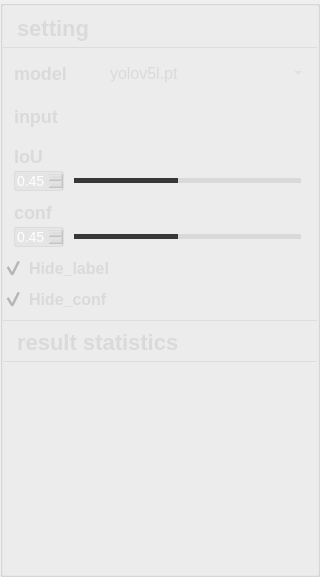
          <widget class="QGroupBox" name="groupBox_8">
           <property name="minimumSize">
            <size>
             <width>320</width>
             <height>0</height>
            </size>
           </property>
           <property name="maximumSize">
            <size>
             <width>320</width>
             <height>16777215</height>
            </size>
           </property>
           <property name="styleSheet">
            <string notr="true">#groupBox_8{
background-color: rgba(95,158,160,1);
border: 0px solid #42adff;
border-radius:0px;}
</string>
           </property>
           <property name="title">
            <string/>
           </property>
           <layout class="QVBoxLayout" name="verticalLayout_8" stretch="0,0,0,0,0,0,0,0,0">
            <property name="spacing">
             <number>11</number>
            </property>
            <property name="leftMargin">
             <number>0</number>
            </property>
            <property name="topMargin">
             <number>0</number>
            </property>
            <property name="rightMargin">
             <number>0</number>
            </property>
            <property name="bottomMargin">
             <number>0</number>
            </property>
            <item>
             <widget class="QGroupBox" name="groupBox_2">
              <property name="minimumSize">
               <size>
                <width>0</width>
                <height>42</height>
               </size>
              </property>
              <property name="maximumSize">
               <size>
                <width>16777215</width>
                <height>42</height>
               </size>
              </property>
              <property name="styleSheet">
               <string notr="true">#groupBox_2{
border: 0px solid #42adff;
border-bottom: 1px solid rgba(200, 200, 200,100);
border-radius:0px;}</string>
              </property>
              <property name="title">
               <string/>
              </property>
              <layout class="QHBoxLayout" name="horizontalLayout_35">
               <property name="leftMargin">
                <number>11</number>
               </property>
               <property name="topMargin">
                <number>0</number>
               </property>
               <property name="rightMargin">
                <number>11</number>
               </property>
               <property name="bottomMargin">
                <number>0</number>
               </property>
               <item>
                <widget class="QLabel" name="label_5">
                 <property name="minimumSize">
                  <size>
                   <width>0</width>
                   <height>0</height>
                  </size>
                 </property>
                 <property name="maximumSize">
                  <size>
                   <width>16777215</width>
                   <height>40</height>
                  </size>
                 </property>
                 <property name="styleSheet">
                  <string notr="true">QLabel
{
	font-size: 22px;
	font-family: &quot;Microsoft YaHei&quot;;
	font-weight: bold;
 		border-radius:9px;
		background:rgba(66, 195, 255, 0);
color: rgb(218, 218, 218);

}
</string>
                 </property>
                 <property name="text">
                  <string>setting</string>
                 </property>
                </widget>
               </item>
               <item>
                <spacer name="horizontalSpacer_13">
                 <property name="orientation">
                  <enum>Qt::Horizontal</enum>
                 </property>
                 <property name="sizeHint" stdset="0">
                  <size>
                   <width>37</width>
                   <height>39</height>
                  </size>
                 </property>
                </spacer>
               </item>
              </layout>
             </widget>
            </item>
            <item>
             <layout class="QHBoxLayout" name="horizontalLayout_2">
              <property name="leftMargin">
               <number>11</number>
              </property>
              <property name="rightMargin">
               <number>11</number>
              </property>
              <item>
               <widget class="QLabel" name="label_3">
                <property name="minimumSize">
                 <size>
                  <width>0</width>
                  <height>28</height>
                 </size>
                </property>
                <property name="maximumSize">
                 <size>
                  <width>80</width>
                  <height>16777215</height>
                 </size>
                </property>
                <property name="styleSheet">
                 <string notr="true">QLabel
{
	font-size: 18px;
	font-family: &quot;Microsoft YaHei&quot;;
	font-weight: bold;
 		border-radius:9px;
		background:rgba(66, 195, 255, 0);
color: rgb(218, 218, 218);
}
</string>
                </property>
                <property name="text">
                 <string>model</string>
                </property>
               </widget>
              </item>
              <item>
               <widget class="QComboBox" name="comboBox">
                <property name="minimumSize">
                 <size>
                  <width>0</width>
                  <height>28</height>
                 </size>
                </property>
                <property name="styleSheet">
                 <string notr="true">QComboBox QAbstractItemView {
font-family: &quot;Microsoft YaHei&quot;;
font-size: 16px;
background:rgba(200, 200, 200,150);
selection-background-color: rgba(200, 200, 200,50);
color: rgb(218, 218, 218);
outline:none;
border:none;}
QComboBox{
font-family: &quot;Microsoft YaHei&quot;;
font-size: 16px;
color: rgb(218, 218, 218);
border-width:0px;
border-color:white;
border-style:solid;
background-color: rgba(200, 200, 200,0);}

QComboBox::drop-down {
margin-top:8;
height:20;
background:rgba(255,255,255,0);
border-image: url(:/other/Other/下拉_白色.png);
}
</string>
                </property>
                <property name="currentText">
                 <string>yolov5l.pt</string>
                </property>
                <property name="currentIndex">
                 <number>2</number>
                </property>
                <item>
                 <property name="text">
                  <string>yolov5s.pt</string>
                 </property>
                </item>
                <item>
                 <property name="text">
                  <string>yolov5m.pt</string>
                 </property>
                </item>
                <item>
                 <property name="text">
                  <string>yolov5l.pt</string>
                 </property>
                </item>
                <item>
                 <property name="text">
                  <string>yolov5x.pt</string>
                 </property>
                </item>
               </widget>
              </item>
             </layout>
            </item>
            <item>
             <layout class="QHBoxLayout" name="horizontalLayout_9">
              <property name="leftMargin">
               <number>11</number>
              </property>
              <property name="rightMargin">
               <number>0</number>
              </property>
              <item>
               <widget class="QLabel" name="label_10">
                <property name="maximumSize">
                 <size>
                  <width>80</width>
                  <height>16777215</height>
                 </size>
                </property>
                <property name="styleSheet">
                 <string notr="true">QLabel
{
	font-size: 18px;
	font-family: &quot;Microsoft YaHei&quot;;
	font-weight: bold;
 		border-radius:9px;
		background:rgba(66, 195, 255, 0);
color: rgb(218, 218, 218);
}
</string>
                </property>
                <property name="text">
                 <string>input</string>
                </property>
               </widget>
              </item>
              <item>
               <layout class="QHBoxLayout" name="horizontalLayout_11">
                <item>
                 <widget class="QGroupBox" name="groupBox_5">
                  <property name="styleSheet">
                   <string notr="true">#groupBox_5{
background-color: rgba(48,148,243,0);
border: 0px solid #42adff;
border-left: 0px solid #d9d9d9;
border-right: 0px solid rgba(29, 83, 185, 255);
border-radius:0px;}</string>
                  </property>
                  <property name="title">
                   <string/>
                  </property>
                  <layout class="QHBoxLayout" name="horizontalLayout_8">
                   <property name="leftMargin">
                    <number>0</number>
                   </property>
                   <property name="topMargin">
                    <number>0</number>
                   </property>
                   <property name="rightMargin">
                    <number>0</number>
                   </property>
                   <property name="bottomMargin">
                    <number>0</number>
                   </property>
                   <item>
                    <widget class="QPushButton" name="fileButton">
                     <property name="minimumSize">
                      <size>
                       <width>55</width>
                       <height>28</height>
                      </size>
                     </property>
                     <property name="maximumSize">
                      <size>
                       <width>16777215</width>
                       <height>28</height>
                      </size>
                     </property>
                     <property name="toolTip">
                      <string>file</string>
                     </property>
                     <property name="styleSheet">
                      <string notr="true">QPushButton{font-family: &quot;Microsoft YaHei&quot;;
	image: url(:/other/Other/打开.png);
font-size: 14px;
font-weight: bold;
color:white;
text-align: center center;
padding-left: 5px;
padding-right: 5px;
padding-top: 4px;
padding-bottom: 4px;
border-style: solid;
border-width: 0px;
border-color: rgba(255, 255, 255, 255);
border-radius: 3px;
background-color: rgba(200, 200, 200,0);}

QPushButton:focus{outline: none;}

QPushButton::pressed{font-family: &quot;Microsoft YaHei&quot;;
                     font-size: 14px;
                     font-weight: bold;
                     color:rgb(200,200,200);
                     text-align: center center;
                     padding-left: 5px;
                     padding-right: 5px;
                     padding-top: 4px;
                     padding-bottom: 4px;
                     border-style: solid;
                     border-width: 0px;
                     border-color: rgba(255, 255, 255, 255);
                     border-radius: 3px;
                     background-color:  #bf513b;}

QPushButton::disabled{font-family: &quot;Microsoft YaHei&quot;;
                     font-size: 14px;
                     font-weight: bold;
                     color:rgb(200,200,200);
                     text-align: center center;
                     padding-left: 5px;
                     padding-right: 5px;
                     padding-top: 4px;
                     padding-bottom: 4px;
                     border-style: solid;
                     border-width: 0px;
                     border-color: rgba(255, 255, 255, 255);
                     border-radius: 3px;
                     background-color:  #bf513b;}
QPushButton::hover {
border-style: solid;
border-width: 0px;
border-radius: 0px;
background-color: rgba(48,148,243,80);}</string>
                     </property>
                     <property name="text">
                      <string/>
                     </property>
                     <property name="icon">
                      <iconset resource="../../PyQt5-YOLOv5-yolov5_v6.1/apprcc.qrc">
                       <normaloff>:/img/icon/打开.png</normaloff>:/img/icon/打开.png</iconset>
                     </property>
                    </widget>
                   </item>
                   <item>
                    <widget class="QPushButton" name="cameraButton">
                     <property name="minimumSize">
                      <size>
                       <width>55</width>
                       <height>28</height>
                      </size>
                     </property>
                     <property name="maximumSize">
                      <size>
                       <width>16777215</width>
                       <height>28</height>
                      </size>
                     </property>
                     <property name="toolTip">
                      <string>camera</string>
                     </property>
                     <property name="styleSheet">
                      <string notr="true">QPushButton{font-family: &quot;Microsoft YaHei&quot;;
image: url(:/other/Other/摄像头开.png);
font-size: 14px;
font-weight: bold;
color:white;
text-align: center center;
padding-left: 5px;
padding-right: 5px;
padding-top: 4px;
padding-bottom: 4px;
border-style: solid;
border-width: 0px;
border-color: rgba(255, 255, 255, 255);
border-radius: 3px;
background-color: rgba(48,148,243,0);}

QPushButton:focus{outline: none;}

QPushButton::pressed{font-family: &quot;Microsoft YaHei&quot;;
                     font-size: 14px;
                     font-weight: bold;
                     color:rgb(200,200,200);
                     text-align: center center;
                     padding-left: 5px;
                     padding-right: 5px;
                     padding-top: 4px;
                     padding-bottom: 4px;
                     border-style: solid;
                     border-width: 0px;
                     border-color: rgba(255, 255, 255, 255);
                     border-radius: 3px;
                     background-color:  #bf513b;}

QPushButton::disabled{font-family: &quot;Microsoft YaHei&quot;;
                     font-size: 14px;
                     font-weight: bold;
                     color:rgb(200,200,200);
                     text-align: center center;
                     padding-left: 5px;
                     padding-right: 5px;
                     padding-top: 4px;
                     padding-bottom: 4px;
                     border-style: solid;
                     border-width: 0px;
                     border-color: rgba(255, 255, 255, 255);
                     border-radius: 3px;
                     background-color:  #bf513b;}
QPushButton::hover {
border-style: solid;
border-width: 0px;
border-radius: 0px;
background-color: rgba(48,148,243,80);}</string>
                     </property>
                     <property name="text">
                      <string/>
                     </property>
                     <property name="icon">
                      <iconset resource="../../PyQt5-YOLOv5-yolov5_v6.1/apprcc.qrc">
                       <normaloff>:/img/icon/摄像头开.png</normaloff>:/img/icon/摄像头开.png</iconset>
                     </property>
                    </widget>
                   </item>
                  </layout>
                 </widget>
                </item>
               </layout>
              </item>
             </layout>
            </item>
            <item>
             <layout class="QVBoxLayout" name="verticalLayout_3">
              <property name="spacing">
               <number>4</number>
              </property>
              <property name="leftMargin">
               <number>11</number>
              </property>
              <property name="rightMargin">
               <number>11</number>
              </property>
              <item>
               <widget class="QLabel" name="label_2">
                <property name="styleSheet">
                 <string notr="true">QLabel
{
	font-size: 18px;
	font-family: &quot;Microsoft YaHei&quot;;
	font-weight: bold;
 		border-radius:9px;
		background:rgba(66, 195, 255, 0);
color: rgb(218, 218, 218);
}
</string>
                </property>
                <property name="text">
                 <string>IoU</string>
                </property>
               </widget>
              </item>
              <item>
               <layout class="QHBoxLayout" name="horizontalLayout_4">
                <property name="spacing">
                 <number>5</number>
                </property>
                <item>
                 <widget class="QDoubleSpinBox" name="iouSpinBox">
                  <property name="minimumSize">
                   <size>
                    <width>50</width>
                    <height>0</height>
                   </size>
                  </property>
                  <property name="maximumSize">
                   <size>
                    <width>50</width>
                    <height>16777215</height>
                   </size>
                  </property>
                  <property name="styleSheet">
                   <string notr="true">QDoubleSpinBox{
background:rgba(200, 200, 200,50);
color:white;
font-size: 14px;
font-family: &quot;Microsoft YaHei UI&quot;;
border-style: solid;
border-width: 1px;
border-color: rgba(200, 200, 200,100);
border-radius: 3px;}

QDoubleSpinBox::down-button{
background:rgba(200, 200, 200,0);
border-image: url(:/img/icon/箭头_列表展开.png);}
QDoubleSpinBox::down-button::hover{
background:rgba(200, 200, 200,100);
border-image: url(:/img/icon/箭头_列表展开.png);}

QDoubleSpinBox::up-button{
background:rgba(200, 200, 200,0);
border-image: url(:/img/icon/箭头_列表收起.png);}
QDoubleSpinBox::up-button::hover{
background:rgba(200, 200, 200,100);
border-image: url(:/img/icon/箭头_列表收起.png);}
</string>
                  </property>
                  <property name="maximum">
                   <double>1.000000000000000</double>
                  </property>
                  <property name="singleStep">
                   <double>0.010000000000000</double>
                  </property>
                  <property name="value">
                   <double>0.450000000000000</double>
                  </property>
                 </widget>
                </item>
                <item>
                 <widget class="QSlider" name="iouSlider">
                  <property name="styleSheet">
                   <string notr="true">QSlider{
border-color: #bcbcbc;
color:#d9d9d9;
}
QSlider::groove:horizontal {                                
     border: 1px solid #999999;                             
     height: 3px;                                           
    margin: 0px 0;                                         
     left: 5px; right: 5px; 
 }
QSlider::handle:horizontal {                               
     border: 0px ; 
     
	border-image: url(:/other/Other/圆.png);
	 width:15px;
     margin: -7px -7px -7px -7px;                  
} 
QSlider::add-page:horizontal{
background: qlineargradient(spread:pad, x1:0, y1:1, x2:0, y2:0, stop:0 #d9d9d9, stop:0.25 #d9d9d9, stop:0.5 #d9d9d9, stop:1 #d9d9d9); 

}
QSlider::sub-page:horizontal{                               
 background: qlineargradient(spread:pad, x1:0, y1:1, x2:0, y2:0, stop:0 #373737, stop:0.25 #373737, stop:0.5 #373737, stop:1 #373737);                     
}</string>
                  </property>
                  <property name="maximum">
                   <number>100</number>
                  </property>
                  <property name="value">
                   <number>45</number>
                  </property>
                  <property name="orientation">
                   <enum>Qt::Horizontal</enum>
                  </property>
                 </widget>
                </item>
               </layout>
              </item>
             </layout>
            </item>
            <item>
             <layout class="QVBoxLayout" name="verticalLayout">
              <property name="spacing">
               <number>4</number>
              </property>
              <property name="leftMargin">
               <number>11</number>
              </property>
              <property name="rightMargin">
               <number>11</number>
              </property>
              <item>
               <widget class="QLabel" name="label">
                <property name="styleSheet">
                 <string notr="true">QLabel
{
	font-size: 18px;
	font-family: &quot;Microsoft YaHei&quot;;
	font-weight: bold;
 		border-radius:9px;
		background:rgba(66, 195, 255, 0);
color: rgb(218, 218, 218);
}
</string>
                </property>
                <property name="text">
                 <string>conf</string>
                </property>
               </widget>
              </item>
              <item>
               <layout class="QHBoxLayout" name="horizontalLayout_3">
                <property name="spacing">
                 <number>5</number>
                </property>
                <item>
                 <widget class="QDoubleSpinBox" name="confSpinBox">
                  <property name="minimumSize">
                   <size>
                    <width>50</width>
                    <height>0</height>
                   </size>
                  </property>
                  <property name="maximumSize">
                   <size>
                    <width>50</width>
                    <height>16777215</height>
                   </size>
                  </property>
                  <property name="focusPolicy">
                   <enum>Qt::ClickFocus</enum>
                  </property>
                  <property name="styleSheet">
                   <string notr="true">QDoubleSpinBox{
background:rgba(200, 200, 200,50);
color:white;
font-size: 14px;
font-family: &quot;Microsoft YaHei UI&quot;;
border-style: solid;
border-width: 1px;
border-color: rgba(200, 200, 200,100);
border-radius: 3px;}

QDoubleSpinBox::down-button{
background:rgba(200, 200, 200,0);
border-image: url(:/img/icon/箭头_列表展开.png);}
QDoubleSpinBox::down-button::hover{
background:rgba(200, 200, 200,100);
border-image: url(:/img/icon/箭头_列表展开.png);}

QDoubleSpinBox::up-button{
background:rgba(200, 200, 200,0);
border-image: url(:/img/icon/箭头_列表收起.png);}
QDoubleSpinBox::up-button::hover{
background:rgba(200, 200, 200,100);
border-image: url(:/img/icon/箭头_列表收起.png);}
</string>
                  </property>
                  <property name="maximum">
                   <double>1.000000000000000</double>
                  </property>
                  <property name="singleStep">
                   <double>0.010000000000000</double>
                  </property>
                  <property name="value">
                   <double>0.450000000000000</double>
                  </property>
                 </widget>
                </item>
                <item>
                 <widget class="QSlider" name="confSlider">
                  <property name="styleSheet">
                   <string notr="true">QSlider{
border-color: #bcbcbc;
color:#d9d9d9;
}
QSlider::groove:horizontal {                                
     border: 1px solid #999999;                             
     height: 3px;                                           
    margin: 0px 0;                                         
     left: 5px; right: 5px; 
 }
QSlider::handle:horizontal {                               
     border: 0px ; 
     
	border-image: url(:/other/Other/圆.png);
	 width:15px;
     margin: -7px -7px -7px -7px;                  
} 
QSlider::add-page:horizontal{
background: qlineargradient(spread:pad, x1:0, y1:1, x2:0, y2:0, stop:0 #d9d9d9, stop:0.25 #d9d9d9, stop:0.5 #d9d9d9, stop:1 #d9d9d9); 

}
QSlider::sub-page:horizontal{                               
 background: qlineargradient(spread:pad, x1:0, y1:1, x2:0, y2:0, stop:0 #373737, stop:0.25 #373737, stop:0.5 #373737, stop:1 #373737);                     
}</string>
                  </property>
                  <property name="maximum">
                   <number>100</number>
                  </property>
                  <property name="value">
                   <number>45</number>
                  </property>
                  <property name="orientation">
                   <enum>Qt::Horizontal</enum>
                  </property>
                  <property name="tickPosition">
                   <enum>QSlider::NoTicks</enum>
                  </property>
                 </widget>
                </item>
               </layout>
              </item>
             </layout>
            </item>
            <item>
             <widget class="QCheckBox" name="Hide_label_CheckBox">
              <property name="styleSheet">
               <string notr="true">
QCheckBox
{font-size: 16px;
	font-family: &quot;Microsoft YaHei&quot;;
	font-weight: bold;
 		border-radius:9px;
		background:rgba(66, 195, 255, 0);
color: rgb(218, 218, 218);;}

QCheckBox::indicator {
	width: 20px;
	height: 20px;
}
QCheckBox::indicator:unchecked {
	image: url(:/other/Other/button-off.png);
}

QCheckBox::indicator:checked {
	image: url(:/other/Other/button-on.png);
}
</string>
              </property>
              <property name="text">
               <string>Hide_label</string>
              </property>
              <property name="checked">
               <bool>true</bool>
              </property>
             </widget>
            </item>
            <item>
             <widget class="QCheckBox" name="Hide_conf_CheckBox">
              <property name="styleSheet">
               <string notr="true">
QCheckBox
{font-size: 16px;
	font-family: &quot;Microsoft YaHei&quot;;
	font-weight: bold;
 		border-radius:9px;
		background:rgba(66, 195, 255, 0);
color: rgb(218, 218, 218);;}

QCheckBox::indicator {
	width: 20px;
	height: 20px;
}
QCheckBox::indicator:unchecked {
    image: url(:/other/Other/button-off.png);
}

QCheckBox::indicator:checked {
    
    image: url(:/other/Other/button-on.png);
}
</string>
              </property>
              <property name="text">
               <string>Hide_conf</string>
              </property>
              <property name="checked">
               <bool>true</bool>
              </property>
             </widget>
            </item>
            <item>
             <layout class="QHBoxLayout" name="horizontalLayout_13"/>
            </item>
            <item>
             <layout class="QVBoxLayout" name="verticalLayout_7" stretch="0,1">
              <property name="topMargin">
               <number>0</number>
              </property>
              <property name="bottomMargin">
               <number>0</number>
              </property>
              <item>
               <widget class="QGroupBox" name="groupBox_9">
                <property name="minimumSize">
                 <size>
                  <width>0</width>
                  <height>42</height>
                 </size>
                </property>
                <property name="maximumSize">
                 <size>
                  <width>16777215</width>
                  <height>42</height>
                 </size>
                </property>
                <property name="styleSheet">
                 <string notr="true">#groupBox_9{
border: 0px solid #42adff;
border-top: 1px solid rgba(200, 200, 200,100);
border-bottom: 1px solid rgba(200, 200, 200,100);
border-radius:0px;}</string>
                </property>
                <property name="title">
                 <string/>
                </property>
                <layout class="QHBoxLayout" name="horizontalLayout_38">
                 <property name="leftMargin">
                  <number>11</number>
                 </property>
                 <property name="topMargin">
                  <number>0</number>
                 </property>
                 <property name="rightMargin">
                  <number>11</number>
                 </property>
                 <property name="bottomMargin">
                  <number>0</number>
                 </property>
                 <item>
                  <widget class="QLabel" name="label_11">
                   <property name="styleSheet">
                    <string notr="true">QLabel
{
	font-size: 22px;
	font-family: &quot;Microsoft YaHei&quot;;
	font-weight: bold;
 		border-radius:9px;
		background:rgba(66, 195, 255, 0);
color: rgb(218, 218, 218);
}
</string>
                   </property>
                   <property name="text">
                    <string>result statistics</string>
                   </property>
                  </widget>
                 </item>
                 <item>
                  <spacer name="horizontalSpacer_15">
                   <property name="orientation">
                    <enum>Qt::Horizontal</enum>
                   </property>
                   <property name="sizeHint" stdset="0">
                    <size>
                     <width>37</width>
                     <height>39</height>
                    </size>
                   </property>
                  </spacer>
                 </item>
                </layout>
               </widget>
              </item>
              <item>
               <widget class="QGroupBox" name="groupBox_10">
                <property name="minimumSize">
                 <size>
                  <width>0</width>
                  <height>42</height>
                 </size>
                </property>
                <property name="maximumSize">
                 <size>
                  <width>16777215</width>
                  <height>16777215</height>
                 </size>
                </property>
                <property name="styleSheet">
                 <string notr="true">#groupBox_10{
border: 0px solid #42adff;

border-radius:0px;}</string>
                </property>
                <property name="title">
                 <string/>
                </property>
                <layout class="QHBoxLayout" name="horizontalLayout_39">
                 <property name="leftMargin">
                  <number>11</number>
                 </property>
                 <property name="topMargin">
                  <number>0</number>
                 </property>
                 <property name="rightMargin">
                  <number>11</number>
                 </property>
                 <property name="bottomMargin">
                  <number>0</number>
                 </property>
                 <item>
                  <widget class="QListWidget" name="resultWidget">
                   <property name="styleSheet">
                    <string notr="true">QListWidget{
background-color: rgba(12, 28, 77, 0);

border-radius:0px;
font-family: &quot;Microsoft YaHei&quot;;
font-size: 16px;
color: rgb(218, 218, 218);
}
</string>
                   </property>
                  </widget>
                 </item>
                </layout>
               </widget>
              </item>
             </layout>
            </item>
           </layout>
          </widget>
